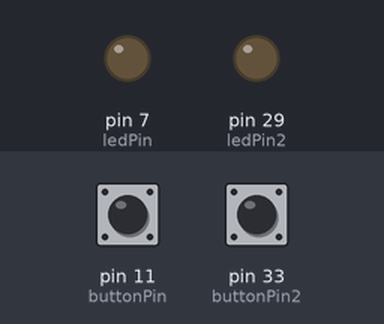
Simulated run of this program. Board: Raspberry Pi (header pin numbers). On the bench: output pins drawn as LEDs (lit = HIGH). Inputs (shaded band) come from the test bench; at power-on: pin 11 (buttonPin) HIGH, pin 33 (buttonPin2) HIGH.

Above: at 1.2 s.
1.3 s: pin 11 (buttonPin) pulled LOW for 0.25 s
At 1.5 s:
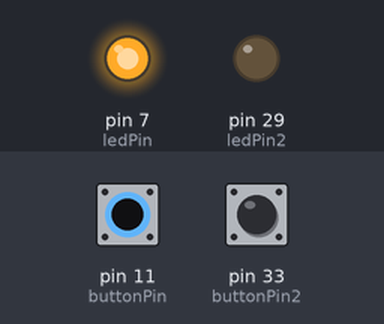
3.1 s: pin 33 (buttonPin2) pulled LOW for 0.25 s
At 3.3 s:
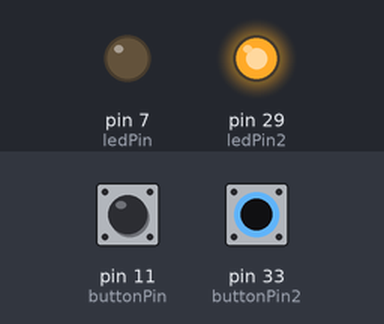
5.0 s: pin 33 (buttonPin2) pulled LOW for 3.2 s
At 9.2 s:
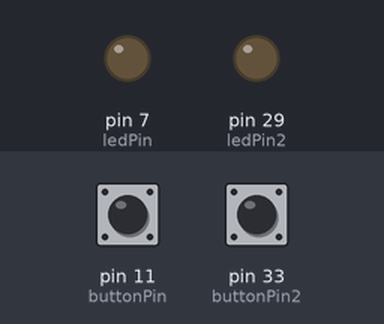
9.8 s: pin 11 (buttonPin) pulled LOW for 3.2 s
At 10.3 s:
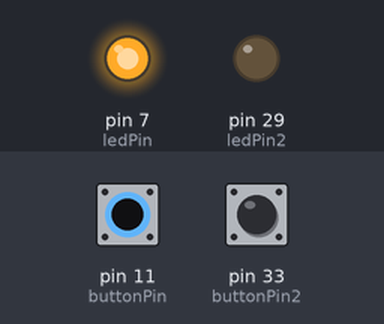
14.5 s: pin 11 (buttonPin) driven LOW and pin 33 (buttonPin2) driven LOW
At 15.2 s:
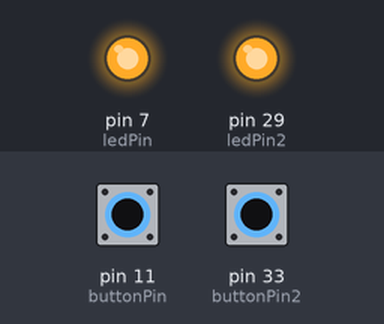
Timing chart, 0 to 17.1 s (numbered marks = the images above; inputs shaded):
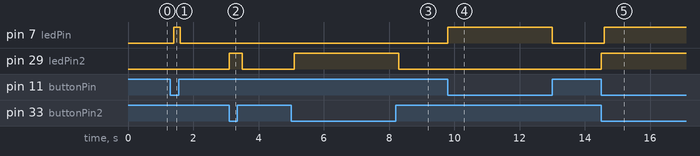

The program:

push2button2leds.py
```python
#Definindo da biblioteca GPIO
import RPi.GPIO as GPIO
from time import sleep

#Aqui definimos que vamos usar o numero de ordem do pino, e não o numero que refere a porta
#Para usar o numero da porta, é preciso trocar a definição "GPIO.BOARD (ex. Pino 12)" para "GPIO.BCM (ex.GPIO 18)"
GPIO.setmode(GPIO.BOARD)

# Setando as portas de entrada e saída do LED1
ledPin = 7 #jumper do 1º resistor 1k
buttonPin = 11 #jumper do 1º button

# Setando as portas de entrada e saída do LED2
ledPin2 = 29 #jumper do 2º resistor 1k
buttonPin2 = 33 #jumper do 2º button

#GPIO do LED1
GPIO.setup(ledPin, GPIO.OUT)
GPIO.setup(buttonPin, GPIO.IN, pull_up_down = GPIO.PUD_UP)
GPIO.output(ledPin, False)

#GPIO do LED2
GPIO.setup(ledPin2, GPIO.OUT)
GPIO.setup(buttonPin2, GPIO.IN, pull_up_down = GPIO.PUD_UP)
GPIO.output(ledPin2, False)


#Loop principal (Laço indefinido)
try:
    while(True):
        GPIO.output(ledPin, not GPIO.input(buttonPin))
        sleep(.1)
        GPIO.output(ledPin2, not GPIO.input(buttonPin2))
        sleep(.1)
finally:
    GPIO.output(ledPin, False)
    GPIO.output(ledPin2, False)
    GPIO.cleanup()
```

Measured:
- after the input at 1.3 s, pin 7 (ledPin): LOW → HIGH after 0.10 s, → LOW 0.20 s later
- after the input at 3.1 s, pin 29 (ledPin2): LOW → HIGH at once, → LOW 0.40 s later
- after the input at 5.0 s, pin 29 (ledPin2): LOW → HIGH after 0.10 s, → LOW 3.2 s later
- after the input at 9.8 s, pin 7 (ledPin): LOW → HIGH at once, → LOW 3.2 s later
- after the input at 14.5 s, pin 7 (ledPin): LOW → HIGH after 0.10 s; pin 29 (ledPin2): LOW → HIGH at once
